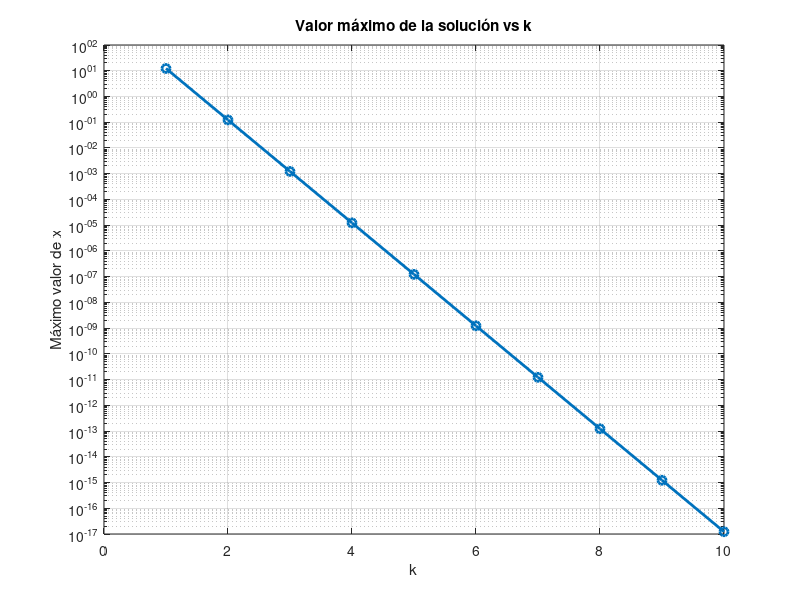

Recreate this plot in MATLAB.
% Parte A

N = 100;
h = 1 / N^2;

% Construcción de la matriz A
A = 2 * eye(N);
for i = 2:N-1
    A(i, i-1) = -1;
    A(i, i+1) = -1;
end
A(1, :) = 0; A(1,1) = 1;
A(N, :) = 0; A(N,N) = 1;

% Vector b
b = h * ones(N, 1);
b(1) = 0;
b(N) = 0;

% Factorización LU
[L, U] = lu(A);  % sin pivoteo porque A es s.d.p y tridiagonal

% Resolución
y = L \ b;
x = U \ y;

% Resultado
disp("Máximo de la solución x:");
disp(max(x));


% Parte b - Probar para distintos k=1..10k=1..10 y guardar máximos

N = 100;
x_maximos = zeros(10, 1);

A = 2 * eye(N);
for i = 2:N-1
    A(i, i-1) = -1;
    A(i, i+1) = -1;
end
A(1, :) = 0; A(1,1) = 1;
A(N, :) = 0; A(N,N) = 1;

[L, U] = lu(A);  % ya sirve para todos los k

for k = 1:10
    b = (1 / N^k) * ones(N, 1);
    b(1) = 0;
    b(N) = 0;

    y = L \ b;
    x = U \ y;

    x_maximos(k) = max(x);
end

disp("Valores máximos de x para cada k:");
disp(x_maximos);

% Parte C - Grafica

k = 1:10;
semilogy(k, x_maximos, '-o', 'LineWidth', 2);
xlabel('k');
ylabel('Máximo valor de x');
title('Valor máximo de la solución vs k');
grid on;


